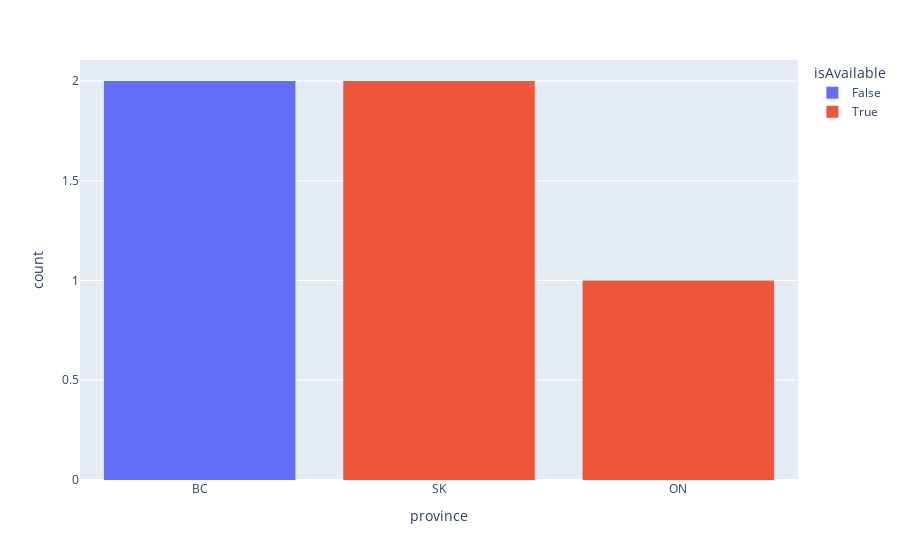

Notebook source saved alongside this figure:
### Code cell
fig1 = px.histogram(df, x = "province", color = "isAvailable")
fig1.show()

### Figure 1 — Plotly figure (JSON) as saved in the notebook; plotly's stock layout.template omitted (floating-point values rounded to 4 significant figures)
{"data": [{"alignmentgroup": "True", "bingroup": "x", "hovertemplate": "isAvailable=False<br>province=%{x}<br>count=%{y}<extra></extra>", "legendgroup": "False", "marker": {"color": "#636efa", "pattern": {"shape": ""}}, "name": "False", "offsetgroup": "False", "orientation": "v", "showlegend": true, "type": "histogram", "x": ["BC", "BC"], "xaxis": "x", "yaxis": "y"}, {"alignmentgroup": "True", "bingroup": "x", "hovertemplate": "isAvailable=True<br>province=%{x}<br>count=%{y}<extra></extra>", "legendgroup": "True", "marker": {"color": "#EF553B", "pattern": {"shape": ""}}, "name": "True", "offsetgroup": "True", "orientation": "v", "showlegend": true, "type": "histogram", "x": ["SK", "SK", "ON"], "xaxis": "x", "yaxis": "y"}], "layout": {"barmode": "relative", "legend": {"title": {"text": "isAvailable"}, "tracegroupgap": 0}, "margin": {"t": 60}, "xaxis": {"anchor": "y", "domain": [0, 1], "title": {"text": "province"}}, "yaxis": {"anchor": "x", "domain": [0, 1], "title": {"text": "count"}}}}
